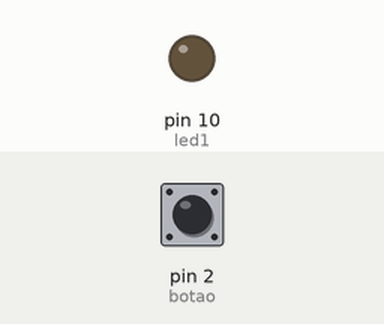
A sketch run on a simulated Arduino Uno, built with avr-gcc and run on an emulated ATmega328P. Parts: output pins drawn as LEDs (lit = HIGH). The inputs (shaded band) are chosen by the test bench; at power-on: pin 2 (botao) LOW.

Above: at 1.2 s.
1.3 s: pin 2 (botao) pulled HIGH for 0.15 s
At 1.37 s:
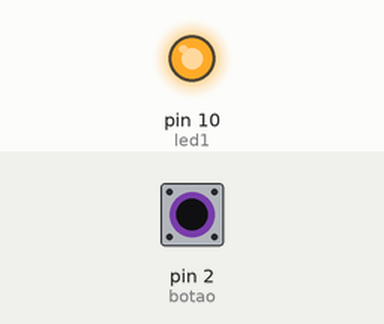
2.9 s: pin 2 (botao) pulled HIGH for 3.2 s
At 6.4 s:
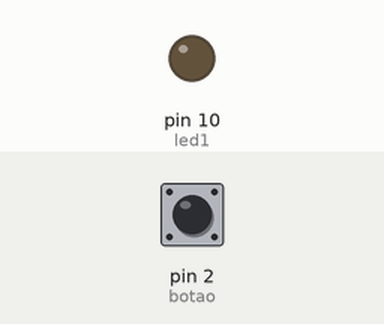
Timing chart, 0 to 7.9 s (numbered marks = the images above; inputs shaded):
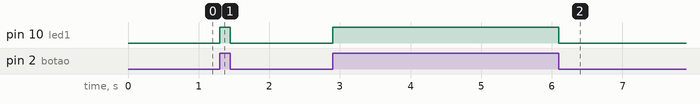

The sketch:

LabMICRelatorio1Codigo.ino
```cpp
// Definição dos pinos
int led1 = 10;          // Pino digital 10 conectado ao LED (indicador visual)
int botao = 2;          // Pino digital 2 conectado ao push button (entrada)
int valorLido = 0;      // Variável para armazenar o valor lido do botão (HIGH ou LOW)

void setup() {
  // Configuração inicial dos pinos:
  pinMode(botao, INPUT);   // Configura o pino do botão como entrada
  pinMode(led1, OUTPUT);   // Configura o pino do LED como saída
}

void loop() {
  // Leitura do estado do botão:
  valorLido = digitalRead(botao); // Lê o valor lógico do botão (HIGH ou LOW, Alto ou Baixo, 0 ou 1)

  // Verifica se o botão foi pressionado:
  if (valorLido == HIGH) {
    digitalWrite(led1, HIGH);     // Se o botão estiver pressionado, acende o LED
  } else {
    digitalWrite(led1, LOW);      // Caso contrário, apaga o LED
  }

  // O código repete constantemente a leitura e a verificação
  // para manter o funcionamento dinâmico do circuito.
}
```

Measured:
- after the input at 1.3 s, pin 10 (led1): LOW → HIGH at once, → LOW 0.15 s later
- after the input at 2.9 s, pin 10 (led1): LOW → HIGH at once, → LOW 3.2 s later
